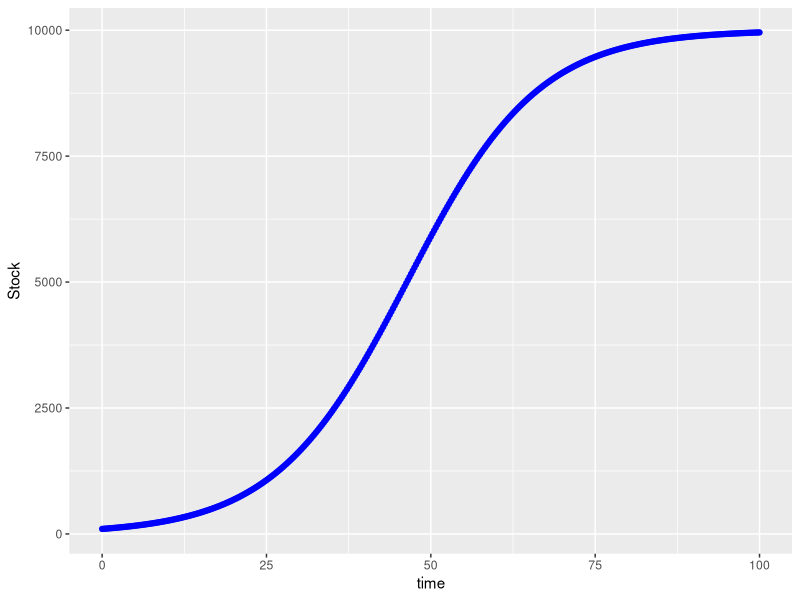
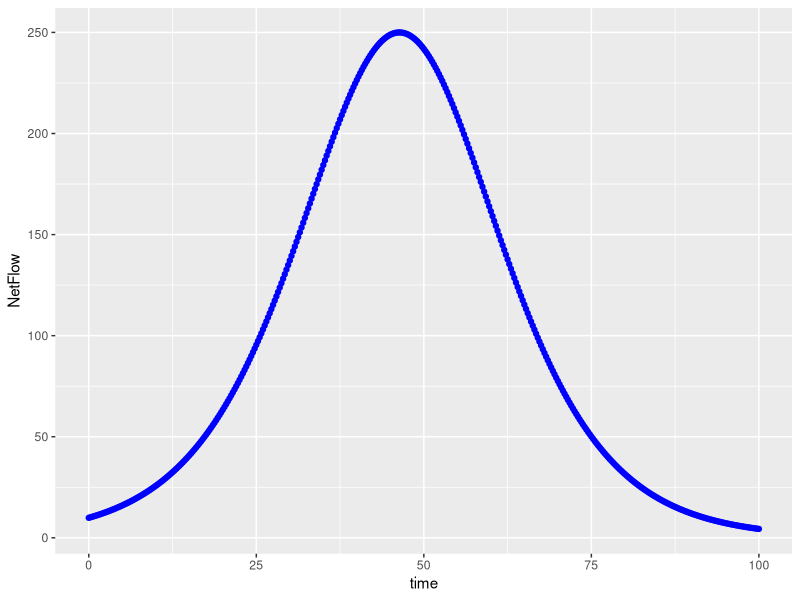
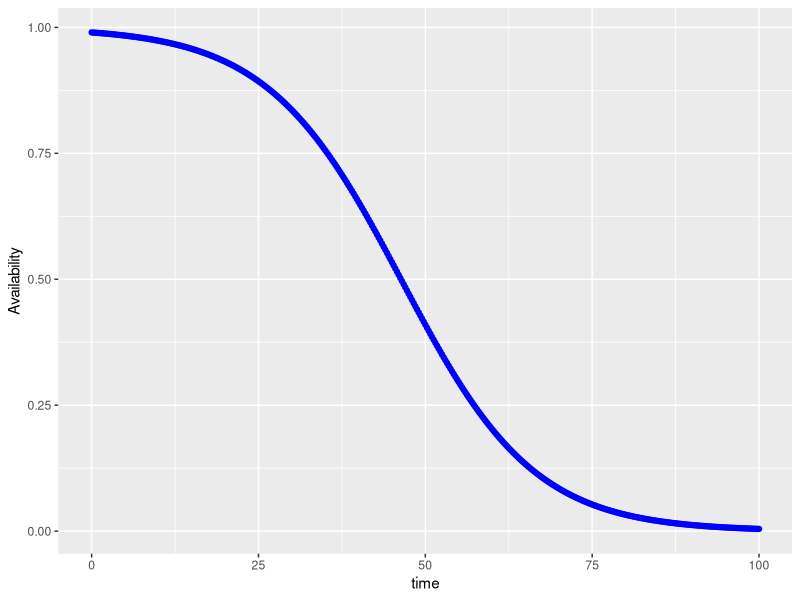
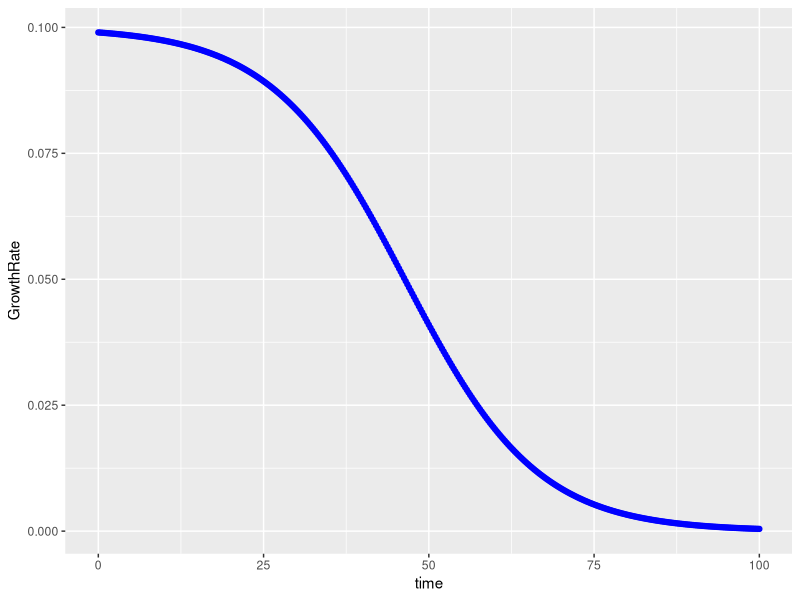

Write the R code that produced these figures, in order.
# Examples devloped from the book "System Dynamics modeling with R
# by Jim Duggan, Springer Verlag

install.packages("deSolve") 
# Package that solves differential equations
# https://journal.r-project.org/archive/2010-2/RJournal_2010-2_Soetaert~et~al.pdf
# https://cran.r-project.org/web/packages/deSolve/deSolve.pdf
require(deSolve)

# Model 2 is a version of the Limits to growth model, from p.49
# Graphic model is on page 53

require(ggplot2)
install.packages("gridExtra")
require(gridExtra)

START <- 0
FINISH <- 100
STEP <- 0.25

simtime <- seq(START, FINISH, by=STEP)
stocks <- c(sStock=100)
auxs <- c(aCapacity=10000,
          aRef.Availability=1,
          aRef.GrowthRate=0.10)

model <- function(time, stocks, auxs){
  with(as.list(c(stocks, auxs)),{
    aAvailability <- 1 - sStock/aCapacity
    aEffect <- aAvailability / aRef.Availability
    aGrowth.Rate <- aRef.GrowthRate*aEffect
    fNet.Flow <- sStock*aGrowth.Rate
    dS_dt <- fNet.Flow
    return(list(c(dS_dt),NetFlow=fNet.Flow,
                GrowthRate=aGrowth.Rate, Effect=aEffect,
                Availability=aAvailability))
  })
}

o <- data.frame(ode(y = stocks, times = simtime, func = model, parms = auxs, method = "euler"))

head(o)
summary(o[,-c(1,5,6)])

require(ggplot2)
ggplot()+
  geom_line(data=o,aes(time,o$sStock),colour="blue")+
  geom_point(data=o,aes(time,o$sStock),colour="blue")+
  scale_y_continuous(labels = waiver())+
  ylab("Stock")+
  xlab("time")

ggplot()+
  geom_line(data=o,aes(time,o$NetFlow),colour="blue")+
  geom_point(data=o,aes(time,o$NetFlow),colour="blue")+
  scale_y_continuous(labels = waiver())+
  ylab("NetFlow")+
  xlab("time")

ggplot()+
  geom_line(data=o,aes(time,o$Availability),colour="blue")+
  geom_point(data=o,aes(time,o$Availability),colour="blue")+
  scale_y_continuous(labels = waiver())+
  ylab("Availability")+
  xlab("time")

ggplot()+
  geom_line(data=o,aes(time,o$GrowthRate),colour="blue")+
  geom_point(data=o,aes(time,o$GrowthRate),colour="blue")+
  scale_y_continuous(labels = waiver())+
  ylab("GrowthRate")+
  xlab("time")
